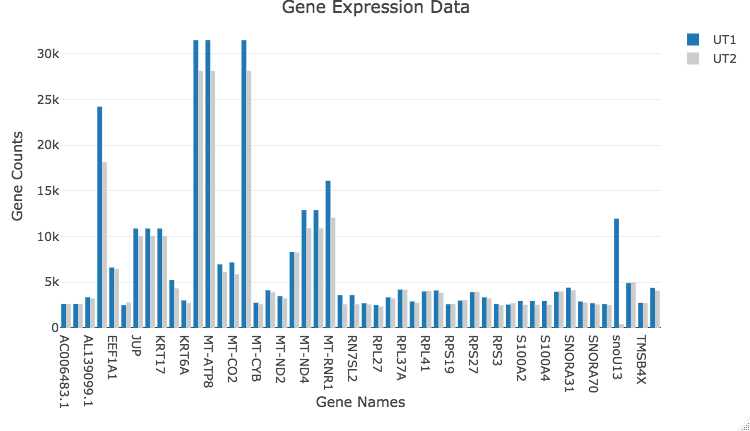

This figure's R source:
library(ggplot2)
library(plotly)

df1<-read.csv('/Users/danielaquijano/Downloads/d.csv')
View(df1)



# Sort by most expressed genes
df2 <-df1[order(-df1$UT1, -df1$UT2),]
head(df2)


library(plotly)

fig <- plot_ly(
  x = c(df2$gene_name[1:50]),
  y = c(df2$UT1[1:50]),
  name = "UT1",
  type = "bar"
)
fig <- fig %>% add_trace(y = df2$UT2[1:50], name = 'UT2', marker = list(color = 'rgb(204,204,204)'))

fig <- fig %>% layout(title = "Gene Expression Data",
                      xaxis = list(title = "Gene Names"),
                      yaxis = list(title = "Gene Counts"))
fig
